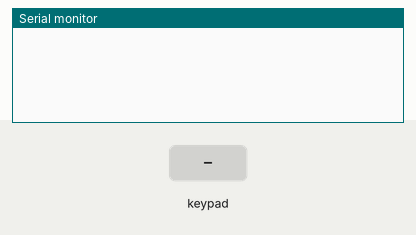
A sketch run on a simulated Arduino Mega 2560, built with avr-gcc and run on an emulated ATmega2560. Shown: the last lines printed to the serial monitor. Inputs (shaded band) come from the test bench.

Above: at 1.2 s.
1.3 s: key '1' pressed
At 1.7 s:
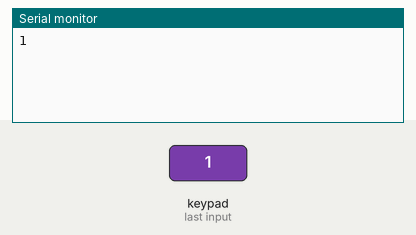
2.8 s: keypad keys 2 5 2 6 2 7 2 8 # pressed 0.4 s apart
At 6.7 s:
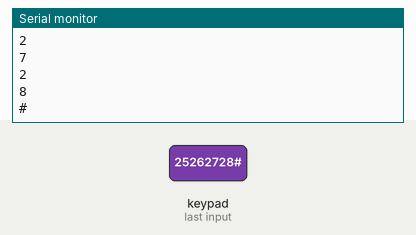
7.9 s: key '*' pressed
At 9.1 s:
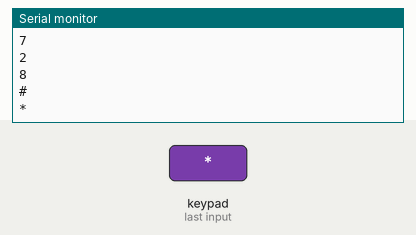
9.4 s: keypad keys 2 2 2 3 2 4 pressed 0.4 s apart
At 11.9 s:
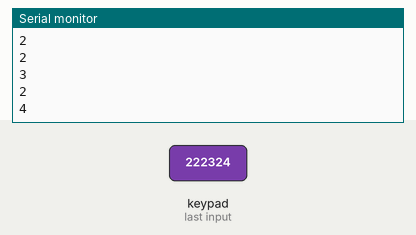
Timing chart, 0 to 13.4 s (numbered marks = the images above; inputs shaded):
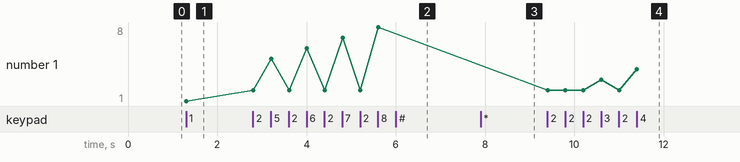

Measured:
- after the input at 1.3 s, the serial monitor: prints a new line at once (image 1)
- after the input at 2.8 s, the serial monitor: prints a new line at once (image 2)
- after the input at 7.9 s, the serial monitor: prints a new line at once (image 3)
- after the input at 9.4 s, the serial monitor: prints a new line at once (image 4)
- plotted number 1: 1 → 8 after the input at 2.8 s, 8 → 4 after the input at 9.4 s

The sketch:

Q2.ino
```cpp
#include <Keypad.h>
const byte ROWS = 4; //four rows
const byte COLS = 3; //three columns
char keys[ROWS][COLS] = {
  {'1', '2', '3'},
  {'4', '5', '6'},
  {'7', '8', '9'},
  {'*', '0', '#'}
};
byte rowPins[ROWS] = {25, 26, 27, 28}; //connect to the row pinouts of the keypad
byte colPins[COLS] = {22, 23, 24}; //connect to the column pinouts of the keypad

Keypad keypad = Keypad( makeKeymap(keys), rowPins, colPins, ROWS, COLS );

void setup() {
  Serial.begin(9600);
}

void loop() {
  char key = keypad.getKey();

  if (key) {
    Serial.println(key);
  }
};
```
